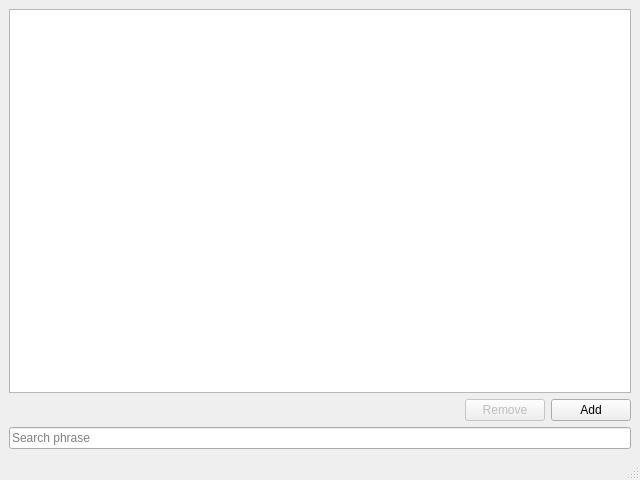
<?xml version="1.0" encoding="UTF-8"?>
<ui version="4.0">
 <class>MainWindow</class>
 <widget class="QMainWindow" name="MainWindow">
  <property name="geometry">
   <rect>
    <x>0</x>
    <y>0</y>
    <width>640</width>
    <height>480</height>
   </rect>
  </property>
  <property name="windowTitle">
   <string>Enginio address book example</string>
  </property>
  <widget class="QWidget" name="centralwidget">
   <layout class="QGridLayout" name="gridLayout">
    <item row="2" column="0" colspan="3">
     <widget class="QLineEdit" name="searchEdit">
      <property name="toolTip">
       <string>Type here a phrase to search</string>
      </property>
      <property name="placeholderText">
       <string>Search phrase</string>
      </property>
     </widget>
    </item>
    <item row="1" column="0">
     <spacer name="horizontalSpacer">
      <property name="orientation">
       <enum>Qt::Horizontal</enum>
      </property>
      <property name="sizeHint" stdset="0">
       <size>
        <width>40</width>
        <height>20</height>
       </size>
      </property>
     </spacer>
    </item>
    <item row="0" column="0" colspan="3">
     <widget class="QTableView" name="tableView">
      <property name="toolTip">
       <string>address book </string>
      </property>
     </widget>
    </item>
    <item row="1" column="2">
     <widget class="QPushButton" name="add">
      <property name="text">
       <string>Add</string>
      </property>
     </widget>
    </item>
    <item row="1" column="1">
     <widget class="QPushButton" name="remove">
      <property name="enabled">
       <bool>false</bool>
      </property>
      <property name="text">
       <string>Remove</string>
      </property>
     </widget>
    </item>
   </layout>
  </widget>
  <widget class="QStatusBar" name="statusbar"/>
 </widget>
 <resources/>
 <connections/>
</ui>
